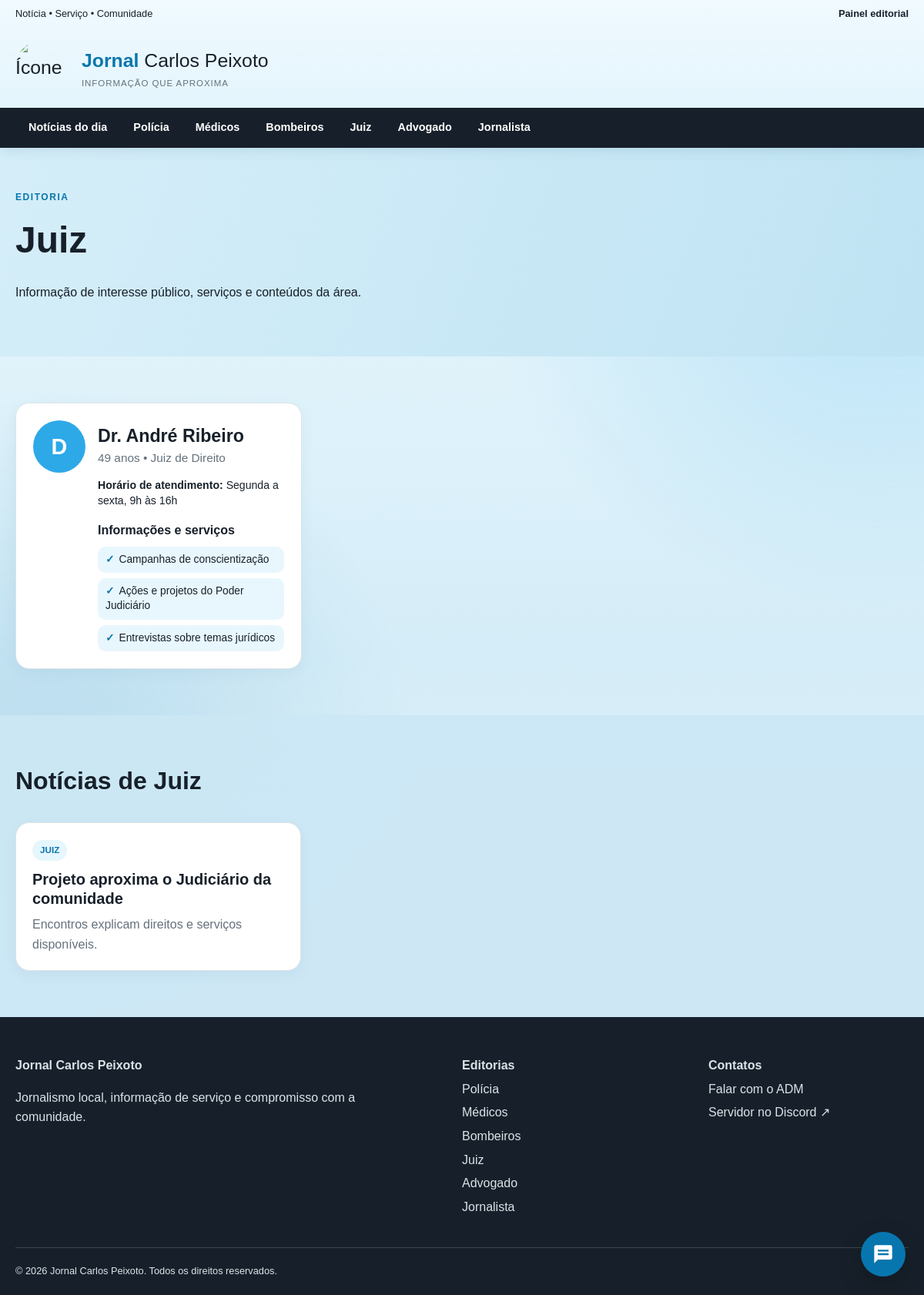
The page /categoria/juiz on the database its author committed.
### app.py (models this page shows)
class Professional(db.Model):
    __tablename__ = "professionals"
    id = db.Column(db.Integer, primary_key=True)
    category = db.Column(db.String(40), nullable=False, index=True)
    name = db.Column(db.String(120), nullable=False)
    age = db.Column(db.Integer)
    role = db.Column(db.String(150), nullable=False)
    address = db.Column(db.String(250))
    hours = db.Column(db.String(250))
    sections = db.Column(db.Text, nullable=False)
    image_mimetype = db.Column(db.String(80))
    image_data = db.Column(db.LargeBinary)
    office_image_mimetype = db.Column(db.String(80))
    office_image_data = db.Column(db.LargeBinary)
    featured = db.Column(db.Boolean, nullable=False, default=False)
    featured_reason = db.Column(db.String(300))

class News(db.Model):
    __tablename__ = "news"
    id = db.Column(db.Integer, primary_key=True)
    title = db.Column(db.String(180), nullable=False)
    summary = db.Column(db.String(350), nullable=False)
    content = db.Column(db.Text, nullable=False)
    category = db.Column(db.String(40), nullable=False, index=True)
    source_name = db.Column(db.String(120))
    source_image_mimetype = db.Column(db.String(80))
    source_image_data = db.Column(db.LargeBinary)
    image = db.Column(db.String(255))
    image_mimetype = db.Column(db.String(80))
    image_data = db.Column(db.LargeBinary)
    featured = db.Column(db.Boolean, nullable=False, default=False)
    created_at = db.Column(db.DateTime(timezone=True), nullable=False, default=utc_now)
    updated_at = db.Column(db.DateTime(timezone=True), nullable=False, default=utc_now, onupdate=utc_now)
    comments = db.relationship("Comment", back_populates="article", cascade="all, delete-orphan")

### app.py (the view)
@app.route("/categoria/<slug>")
def category(slug):
    category_name = CATEGORY_SLUGS.get(slug.lower())
    if category_name is None and slug in CATEGORIES:
        category_name = slug
    if category_name is None:
        abort(404)
    professionals = db.session.execute(
        db.select(Professional)
        .where(Professional.category == category_name)
        .order_by(Professional.featured.desc(), Professional.name.asc())
    ).scalars().all()
    news = db.session.execute(db.select(News).where(News.category == category_name).order_by(News.created_at.desc())).scalars().all()
    return render_template("category.html", category=category_name, professionals=professionals, news=news)

### app.py (called while the page is built)
@app.context_processor
def globals_for_templates():
    return {
        "categories": CATEGORIES,
        "category_links": [{"name": name, "slug": CATEGORY_TO_SLUG[name]} for name in CATEGORIES],
        "category_slug": CATEGORY_TO_SLUG,
        "current_year": datetime.now().year,
    }

### templates/category.html (shortened to what this page needs)
{% extends 'base.html' %}
{% block content %}
<section class="page-head">
  <div class="container">
    <p class="eyebrow">Editoria</p>
    <h1>{{ category }}</h1>
    <p>Informação de interesse público, serviços e conteúdos da área.</p>
  </div>
</section>
<section class="section container professional-grid">
  {% for person in professionals %}
  <article class="profile{% if person.featured %} is-featured{% endif %}">
    {% if person.image_data %}
    <img class="profile-photo" src="{{ url_for('professional_photo', professional_id=person.id) }}" alt="Foto de {{ person.name }}">
    {% else %}
    <div class="avatar" aria-hidden="true">{{ person.name[0] }}</div>
    {% endif %}
    <div class="profile-content">
      <h2>{{ person.name }}</h2>
      <p class="lead">{{ person.age }} anos • {{ person.role }}</p>
      <div class="profile-details">
        <p><strong>Horário de atendimento:</strong> {{ person.hours }}</p>
      </div>
      <h3>Informações e serviços</h3>
      <div class="service-list">
        {% for section in person.sections.split('|') %}
        <div><span>✓</span>{{ section }}</div>
        {% endfor %}
      </div>
    </div>
  </article>
  {% else %}
  <p>Nenhum profissional cadastrado.</p>
  {% endfor %}
</section>
<section class="section subtle">
  <div class="container">
    <div class="section-title"><h2>Notícias de {{ category }}</h2></div>
    <div class="news-grid">
      {% for item in news %}
      <article class="news-card">
        <div class="card-body">
          <span class="tag">{{ item.category }}</span>
          <h3><a href="{{ url_for('news_detail', news_id=item.id) }}">{{ item.title }}</a></h3>
          <p>{{ item.summary }}</p>
        </div>
      </article>
      {% else %}
      <p>Ainda não há notícias nesta editoria.</p>
      {% endfor %}
    </div>
  </div>
</section>
{% endblock %}

### static/css/style.css (style rules this page uses)
:root { --blue:#2da9e8;--blue-dark:#0876ae;--ink:#17202a;--muted:#65717d;--paper:#fbf7ed;--line:#dce4e8;--white:#fff;--red:#c43d3d;--radius:18px;--shadow:0 14px 40px rgba(19,53,71,.10) }
* { box-sizing:border-box }
html { scroll-behavior:smooth }
body { margin:0;color:var(--ink);font-family:Arial,Helvetica,sans-serif;line-height:1.6;background:#fff }
a { color:inherit;text-decoration:none }
.container { width:min(1160px,calc(100% - 32px));margin:auto }
.eyebrow { text-transform:uppercase;color:var(--blue-dark);font-weight:bold;letter-spacing:.13em;font-size:.75rem;margin:0 0 8px }
.tag { display:inline-block;color:var(--blue-dark);background:#e6f6fd;padding:4px 10px;border-radius:999px;font-size:.73rem;font-weight:bold;text-transform:uppercase }
.section { padding:60px 0 }
.section-title { display:flex;justify-content:space-between;align-items:end;gap:20px;margin-bottom:28px }
.section-title h1,.section-title h2 { margin:0;font-size:2rem }
.news-grid { display:grid;grid-template-columns:repeat(3,1fr);gap:24px }
.news-card { border:1px solid var(--line);border-radius:var(--radius);overflow:hidden;background:#fff;transition:.2s }
.card-body { padding:21px }
.card-body h3 { line-height:1.25;margin:12px 0 8px;font-size:1.25rem }
.card-body p { color:var(--muted);margin:0 }
.journalist,.subtle { background:var(--paper) }
.lead { font-size:1.12rem;color:var(--muted) }
.page-head { padding:55px 0;background:linear-gradient(110deg,var(--paper),#e7f7ff) }
.page-head h1 { font-size:3rem;margin:0 }
.profile { display:grid;grid-template-columns:120px 1fr;gap:30px;padding:32px;border:1px solid var(--line);border-radius:var(--radius) }
.avatar { width:110px;height:110px;display:grid;place-items:center;border-radius:50%;background:var(--blue);color:#fff;font-size:2.8rem;font-weight:bold }
.profile h2 { margin:8px 0 0;font-size:2rem }
.service-list { display:grid;grid-template-columns:repeat(2,1fr);gap:10px }
.service-list div { padding:13px;background:var(--paper);border-radius:10px }
.service-list span { color:var(--blue-dark);font-weight:bold;margin-right:8px }

### static/css/professionals.css (style rules this page uses)
.professional-grid { display: grid; grid-template-columns: repeat(3, minmax(0, 1fr)); gap: 22px; align-items: stretch; }
.professional-grid .profile { display: grid; grid-template-columns: 68px minmax(0, 1fr); align-content: start; gap: 16px; height: 100%; padding: 22px; background: #fff; }
.professional-grid .avatar { width: 68px; height: 68px; font-size: 1.8rem; }
.profile-content { min-width: 0; }
.professional-grid .profile h2 { margin: 7px 0 2px; font-size: 1.45rem; line-height: 1.2; overflow-wrap: anywhere; }
.professional-grid .profile .lead { margin: 0 0 12px; font-size: .96rem; }
.profile-details { font-size: .88rem; line-height: 1.45; }
.profile-details p { margin: 6px 0; }
.professional-grid .profile h3 { margin: 16px 0 8px; font-size: 1rem; }
.professional-grid .service-list { grid-template-columns: 1fr; gap: 7px; }
.professional-grid .service-list div { padding: 8px 10px; font-size: .86rem; line-height: 1.35; }
.professional-grid .service-list span { margin-right: 6px; }

### static/css/theme.css (style rules this page uses)
:root { --site-background: #d5edf8; --site-background-light: #e8f7fd; --paper: #cfeaf7; }
body { background: var(--site-background); }
.news-card, .profile, .professional-admin-card, .category-admin-card, .conversation-card, .table-wrap { box-shadow: 0 5px 18px rgba(20, 72, 99, .05); }
.page-head { background: linear-gradient(110deg, #d5eef9 0%, #bfe3f3 100%); }
.journalist, .subtle { background: rgba(204, 232, 245, .96); }
.service-list div { background: #e8f7fd; }

### rows shown on the page
Professional: name "D", name "Dr. André Ribeiro", age "49", role "Juiz de Direito", hours "Segunda a sexta, 9h às 16h", section "Campanhas de conscientização" "Ações e projetos do Poder Judiciário" "Entrevistas sobre temas jurídicos"
News: category "JUIZ", title "Projeto aproxima o Judiciário da comunidade", summary "Encontros explicam direitos e serviços disponíveis."

### other values the page prints
{{ item.name }} "Polícia" "Médicos" "Bombeiros" "Juiz" "Advogado" "Jornalista"
{{ category }} "Juiz"
